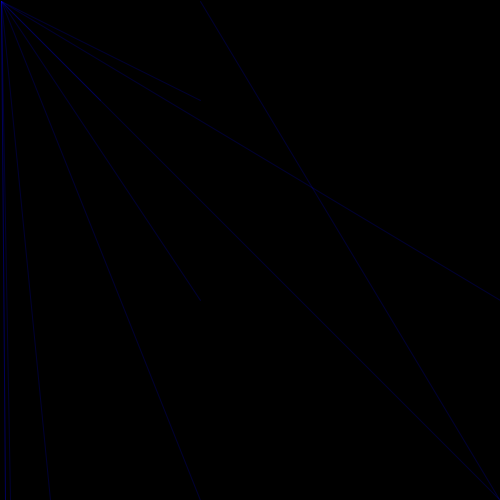
Frame 1 (no input)
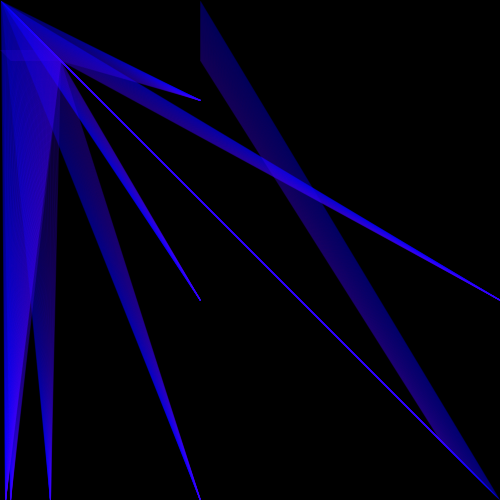
Frame 60 (the mouse pressed at the canvas centre just before this capture)
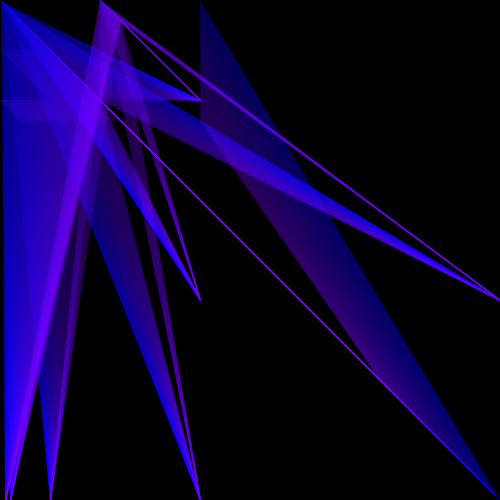
Frame 120 (the mouse held since frame 60 and released just before this capture)

The Processing sketch that drew these frames (run headless with seeded random() and noise(); from frame 60 on, the mouse is pressed at the canvas centre):

// Processing sketch: processing_72396
// ── processing_72396.pde

float X = 0;
float Y = 0;

void setup() {
background(0);
size(500, 500);
frameRate (50);
smooth();
}
  
void draw() {
 fill(255, 0, frameCount % 255, 50);
 stroke(frameCount % 255, 0,  255, 50); 
 fill(250, frameCount %100, X);
 X = random(225,200) ;
 quad(frameCount % 255, frameCount % 255, frameCount %50, frameCount %500, frameCount %425, frameCount %500, frameCount %450, frameCount %200);

line(200, frameCount %185,500- frameCount,500- frameCount);
line(500-frameCount,500-frameCount, frameCount%250,frameCount% 200);
line(frameCount% width, frameCount%100, 500, 300);
line(frameCount% width, frameCount%100, 200,500);
line(frameCount% width, frameCount%100, 200,100);
line(frameCount% width, frameCount%100, 100,100);
line(frameCount% width, frameCount%100, 50,500);
line(frameCount% width, frameCount%100, 10,500);
line(frameCount% width, frameCount%100, 5,500);
line(5,500,frameCount% width,frameCount%100);
line(200,300,frameCount% width,frameCount%100);
  
}
  
 
